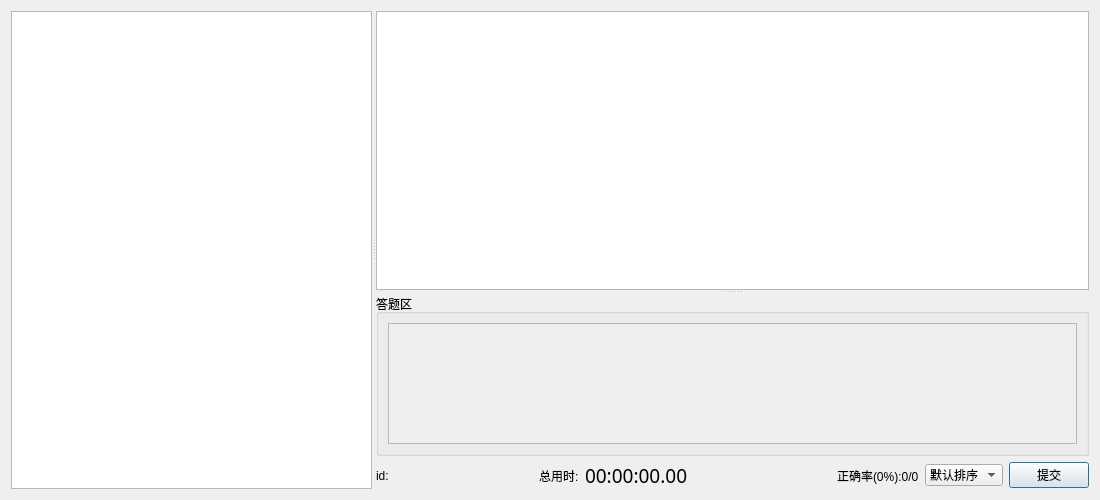
<?xml version="1.0" encoding="UTF-8"?>
<ui version="4.0">
 <class>LearningDialog</class>
 <widget class="QDialog" name="LearningDialog">
  <property name="geometry">
   <rect>
    <x>0</x>
    <y>0</y>
    <width>1100</width>
    <height>500</height>
   </rect>
  </property>
  <property name="sizePolicy">
   <sizepolicy hsizetype="Expanding" vsizetype="Expanding">
    <horstretch>0</horstretch>
    <verstretch>0</verstretch>
   </sizepolicy>
  </property>
  <property name="windowTitle">
   <string>答题</string>
  </property>
  <layout class="QHBoxLayout" name="horizontalLayout_2">
   <item>
    <widget class="QSplitter" name="splitter_2">
     <property name="orientation">
      <enum>Qt::Horizontal</enum>
     </property>
     <widget class="QTableView" name="tableView"/>
     <widget class="QWidget" name="verticalLayoutWidget">
      <layout class="QGridLayout" name="gridLayout">
       <item row="1" column="0">
        <layout class="QHBoxLayout" name="horizontalLayout">
         <item>
          <widget class="QLabel" name="idLabel">
           <property name="text">
            <string>id:</string>
           </property>
          </widget>
         </item>
         <item>
          <spacer name="horizontalSpacer">
           <property name="orientation">
            <enum>Qt::Horizontal</enum>
           </property>
           <property name="sizeHint" stdset="0">
            <size>
             <width>40</width>
             <height>20</height>
            </size>
           </property>
          </spacer>
         </item>
         <item>
          <widget class="QLabel" name="label_2">
           <property name="text">
            <string>总用时:</string>
           </property>
          </widget>
         </item>
         <item>
          <widget class="QLabel" name="totalTimeLabel">
           <property name="font">
            <font>
             <family>文泉驿等宽微米黑</family>
             <pointsize>14</pointsize>
            </font>
           </property>
           <property name="text">
            <string>00:00:00.00</string>
           </property>
          </widget>
         </item>
         <item>
          <spacer name="horizontalSpacer_2">
           <property name="orientation">
            <enum>Qt::Horizontal</enum>
           </property>
           <property name="sizeHint" stdset="0">
            <size>
             <width>40</width>
             <height>20</height>
            </size>
           </property>
          </spacer>
         </item>
         <item>
          <widget class="QLabel" name="accuracyLabel">
           <property name="font">
            <font>
             <family>Microsoft YaHei UI</family>
             <pointsize>9</pointsize>
            </font>
           </property>
           <property name="text">
            <string>正确率(0%):0/0</string>
           </property>
          </widget>
         </item>
         <item>
          <widget class="QComboBox" name="comboBox">
           <item>
            <property name="text">
             <string>默认排序</string>
            </property>
           </item>
           <item>
            <property name="text">
             <string>随机排序</string>
            </property>
           </item>
          </widget>
         </item>
         <item>
          <widget class="QPushButton" name="pushButton">
           <property name="text">
            <string>提交</string>
           </property>
          </widget>
         </item>
        </layout>
       </item>
       <item row="0" column="0">
        <widget class="QSplitter" name="splitter">
         <property name="orientation">
          <enum>Qt::Vertical</enum>
         </property>
         <widget class="QTextBrowser" name="textBrowser">
          <property name="font">
           <font>
            <family>Microsoft YaHei</family>
            <pointsize>12</pointsize>
           </font>
          </property>
          <property name="html">
           <string>&lt;!DOCTYPE HTML PUBLIC &quot;-//W3C//DTD HTML 4.0//EN&quot; &quot;http://www.w3.org/TR/REC-html40/strict.dtd&quot;&gt;
&lt;html&gt;&lt;head&gt;&lt;meta name=&quot;qrichtext&quot; content=&quot;1&quot; /&gt;&lt;meta charset=&quot;utf-8&quot; /&gt;&lt;style type=&quot;text/css&quot;&gt;
p, li { white-space: pre-wrap; }
hr { height: 1px; border-width: 0; }
li.unchecked::marker { content: &quot;\2610&quot;; }
li.checked::marker { content: &quot;\2612&quot;; }
&lt;/style&gt;&lt;/head&gt;&lt;body style=&quot; font-family:'Microsoft YaHei'; font-size:12pt; font-weight:400; font-style:normal;&quot;&gt;
&lt;p style=&quot;-qt-paragraph-type:empty; margin-top:0px; margin-bottom:0px; margin-left:0px; margin-right:0px; -qt-block-indent:0; text-indent:0px; font-family:'Microsoft YaHei UI';&quot;&gt;&lt;br /&gt;&lt;/p&gt;&lt;/body&gt;&lt;/html&gt;</string>
          </property>
         </widget>
         <widget class="QGroupBox" name="_groupBox">
          <property name="sizePolicy">
           <sizepolicy hsizetype="Expanding" vsizetype="Expanding">
            <horstretch>0</horstretch>
            <verstretch>0</verstretch>
           </sizepolicy>
          </property>
          <property name="title">
           <string>答题区</string>
          </property>
          <layout class="QGridLayout" name="gridLayout_2">
           <item row="0" column="0">
            <widget class="QScrollArea" name="scrollArea">
             <property name="widgetResizable">
              <bool>true</bool>
             </property>
             <widget class="QWidget" name="groupBox">
              <property name="geometry">
               <rect>
                <x>0</x>
                <y>0</y>
                <width>711</width>
                <height>235</height>
               </rect>
              </property>
              <layout class="QGridLayout" name="gridLayout_4"/>
             </widget>
            </widget>
           </item>
          </layout>
         </widget>
        </widget>
       </item>
      </layout>
     </widget>
    </widget>
   </item>
  </layout>
 </widget>
 <resources/>
 <connections/>
</ui>
